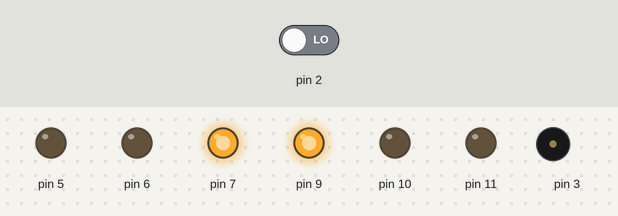
This sketch was run on a simulated Arduino Uno, built with avr-gcc and run on an emulated ATmega328P. Shown: output pins drawn as LEDs (lit = HIGH), buzzer (waves = sounding). The test bench sets the inputs (shaded band); at power-on: pin 2 LOW.

Above: at 1.2 s.
1.3 s: pin 2 driven HIGH
At 7.1 s:
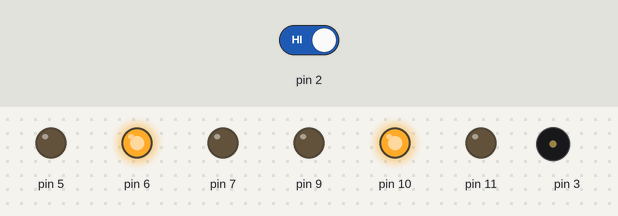
At 10.6 s:
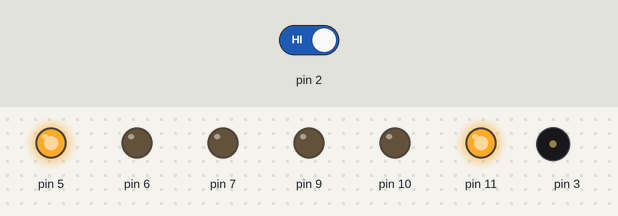
Timing chart, 0 to 54.8 s (numbered marks = the images above; inputs shaded):
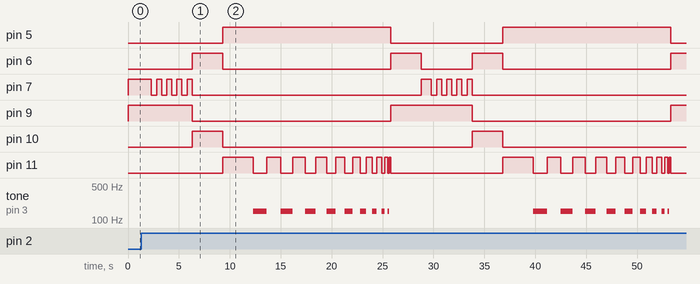

The sketch:

________.ino
```cpp
void setup(){
  pinMode(2, INPUT);
  pinMode(11, OUTPUT);
  pinMode(10, OUTPUT);
  pinMode(9, OUTPUT);
  pinMode(7, OUTPUT);
  pinMode(6, OUTPUT);
  pinMode(5, OUTPUT);
  digitalWrite(9,HIGH);
  digitalWrite(7,HIGH);
  pinMode(3, OUTPUT);

}

void loop(){
  if ((digitalRead(2) == HIGH)) {
    for(int i=1;i<=5;i++){
        delay(500);
        digitalWrite(7,HIGH);
        delay(500);
        digitalWrite(7,LOW);
    }
    digitalWrite(6,HIGH);
    digitalWrite(9,LOW);
    digitalWrite(10,HIGH);
    delay(3000);
    digitalWrite(10,LOW);
    digitalWrite(11,HIGH);
    digitalWrite(6,LOW);
    digitalWrite(5,HIGH);
    delay(3000);

    for(int i=1;i<=10;i++){
      tone(3, 150);
      digitalWrite(11,LOW);
      delay(1500 - i * 150);
      noTone(3);
      digitalWrite(11,HIGH);
      delay(1500 - i * 150);


    }
    digitalWrite(11,LOW);
    digitalWrite(5,LOW);
    digitalWrite(9,HIGH);
    digitalWrite(6,HIGH);
    delay(3000);
    digitalWrite(6,LOW);
    digitalWrite(7,HIGH);
  }


}
```

Measured:
- after the input at 1.3 s, pin 5: alternates HIGH for 16.5 s and LOW for 11.0 s, starting after 8.0 s; pin 6: goes HIGH 3.0 s, LOW 16.5 s, HIGH 3.0 s, LOW 5.0 s, HIGH 3.0 s, LOW 16.5 s, then HIGH, starting after 5.0 s
